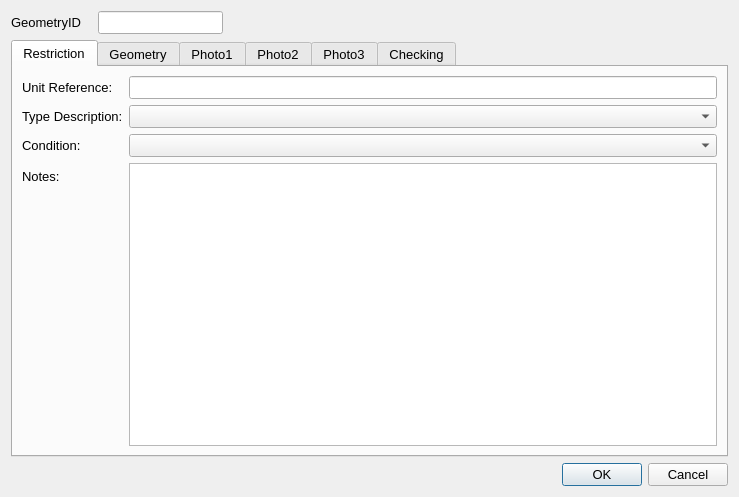
<?xml version="1.0" encoding="UTF-8"?>
<ui version="4.0">
 <class>Dialog</class>
 <widget class="QDialog" name="Dialog">
  <property name="geometry">
   <rect>
    <x>0</x>
    <y>0</y>
    <width>739</width>
    <height>497</height>
   </rect>
  </property>
  <property name="sizePolicy">
   <sizepolicy hsizetype="Fixed" vsizetype="Fixed">
    <horstretch>0</horstretch>
    <verstretch>0</verstretch>
   </sizepolicy>
  </property>
  <property name="maximumSize">
   <size>
    <width>750</width>
    <height>550</height>
   </size>
  </property>
  <property name="font">
   <font>
    <pointsize>10</pointsize>
   </font>
  </property>
  <property name="windowTitle">
   <string>Dialog</string>
  </property>
  <layout class="QGridLayout" name="gridLayout">
   <item row="2" column="2">
    <widget class="QDialogButtonBox" name="button_box">
     <property name="orientation">
      <enum>Qt::Horizontal</enum>
     </property>
     <property name="standardButtons">
      <set>QDialogButtonBox::Cancel|QDialogButtonBox::Ok</set>
     </property>
    </widget>
   </item>
   <item row="0" column="1">
    <widget class="QLineEdit" name="GeometryID">
     <property name="sizePolicy">
      <sizepolicy hsizetype="Preferred" vsizetype="Preferred">
       <horstretch>0</horstretch>
       <verstretch>0</verstretch>
      </sizepolicy>
     </property>
     <property name="font">
      <font>
       <pointsize>10</pointsize>
      </font>
     </property>
     <property name="inputMask">
      <string/>
     </property>
     <property name="readOnly">
      <bool>true</bool>
     </property>
     <property name="placeholderText">
      <string/>
     </property>
    </widget>
   </item>
   <item row="1" column="0" colspan="3">
    <widget class="QTabWidget" name="Details">
     <property name="sizePolicy">
      <sizepolicy hsizetype="Expanding" vsizetype="Expanding">
       <horstretch>0</horstretch>
       <verstretch>0</verstretch>
      </sizepolicy>
     </property>
     <property name="minimumSize">
      <size>
       <width>0</width>
       <height>0</height>
      </size>
     </property>
     <property name="font">
      <font>
       <pointsize>10</pointsize>
      </font>
     </property>
     <property name="cursor">
      <cursorShape>IBeamCursor</cursorShape>
     </property>
     <property name="mouseTracking">
      <bool>true</bool>
     </property>
     <property name="acceptDrops">
      <bool>true</bool>
     </property>
     <property name="currentIndex">
      <number>0</number>
     </property>
     <widget class="QWidget" name="RestrictionDetails">
      <property name="focusPolicy">
       <enum>Qt::NoFocus</enum>
      </property>
      <attribute name="title">
       <string>Restriction</string>
      </attribute>
      <layout class="QFormLayout" name="formLayout">
       <property name="fieldGrowthPolicy">
        <enum>QFormLayout::AllNonFixedFieldsGrow</enum>
       </property>
       <item row="4" column="0">
        <widget class="QLabel" name="lbl_Condition">
         <property name="minimumSize">
          <size>
           <width>90</width>
           <height>16</height>
          </size>
         </property>
         <property name="font">
          <font>
           <pointsize>10</pointsize>
          </font>
         </property>
         <property name="text">
          <string>Condition:</string>
         </property>
        </widget>
       </item>
       <item row="4" column="1">
        <widget class="QComboBox" name="AssetConditionTypeID"/>
       </item>
       <item row="8" column="0">
        <widget class="QLabel" name="lbl_Notes">
         <property name="text">
          <string>Notes:</string>
         </property>
        </widget>
       </item>
       <item row="3" column="1">
        <widget class="QComboBox" name="Type_Description"/>
       </item>
       <item row="1" column="1">
        <widget class="QLineEdit" name="Unit_Reference"/>
       </item>
       <item row="1" column="0">
        <widget class="QLabel" name="label_3">
         <property name="text">
          <string>Unit Reference:</string>
         </property>
        </widget>
       </item>
       <item row="3" column="0">
        <widget class="QLabel" name="label_7">
         <property name="text">
          <string>Type Description:</string>
         </property>
        </widget>
       </item>
       <item row="8" column="1">
        <widget class="QTextEdit" name="Notes"/>
       </item>
      </layout>
     </widget>
     <widget class="QWidget" name="Geometry">
      <attribute name="title">
       <string>Geometry</string>
      </attribute>
      <layout class="QFormLayout" name="formLayout_2">
       <property name="fieldGrowthPolicy">
        <enum>QFormLayout::AllNonFixedFieldsGrow</enum>
       </property>
       <item row="0" column="0">
        <widget class="QLabel" name="lbl_RoadName">
         <property name="minimumSize">
          <size>
           <width>90</width>
           <height>16</height>
          </size>
         </property>
         <property name="font">
          <font>
           <pointsize>10</pointsize>
          </font>
         </property>
         <property name="text">
          <string>Road Name:</string>
         </property>
        </widget>
       </item>
       <item row="0" column="1">
        <widget class="QLineEdit" name="RoadName"/>
       </item>
       <item row="1" column="0">
        <widget class="QLabel" name="lbl_USRN">
         <property name="minimumSize">
          <size>
           <width>90</width>
           <height>16</height>
          </size>
         </property>
         <property name="font">
          <font>
           <pointsize>10</pointsize>
          </font>
         </property>
         <property name="text">
          <string>USRN:</string>
         </property>
        </widget>
       </item>
       <item row="1" column="1">
        <widget class="QLineEdit" name="USRN"/>
       </item>
       <item row="3" column="1">
        <spacer name="verticalSpacer">
         <property name="orientation">
          <enum>Qt::Vertical</enum>
         </property>
         <property name="sizeHint" stdset="0">
          <size>
           <width>20</width>
           <height>40</height>
          </size>
         </property>
        </spacer>
       </item>
       <item row="4" column="0">
        <widget class="QLabel" name="label_8">
         <property name="text">
          <string>Last Update Date:</string>
         </property>
        </widget>
       </item>
       <item row="4" column="1">
        <widget class="QDateTimeEdit" name="LastUpdateDateTime">
         <property name="readOnly">
          <bool>true</bool>
         </property>
        </widget>
       </item>
       <item row="5" column="0">
        <widget class="QLabel" name="label_2">
         <property name="text">
          <string>Last Changed By:</string>
         </property>
        </widget>
       </item>
       <item row="5" column="1">
        <widget class="QLineEdit" name="LastUpdatePerson"/>
       </item>
       <item row="6" column="0">
        <widget class="QLabel" name="label_9">
         <property name="text">
          <string>RestrictionID:</string>
         </property>
        </widget>
       </item>
       <item row="6" column="1">
        <widget class="QLineEdit" name="RestrictionID"/>
       </item>
      </layout>
     </widget>
     <widget class="QWidget" name="PhotoTab_01">
      <attribute name="title">
       <string>Photo1</string>
      </attribute>
      <layout class="QGridLayout" name="gridLayout_2">
       <item row="1" column="0">
        <widget class="QPushButton" name="startCamera1">
         <property name="maximumSize">
          <size>
           <width>150</width>
           <height>16777215</height>
          </size>
         </property>
         <property name="text">
          <string>open Camera</string>
         </property>
         <property name="icon">
          <iconset>
           <normaloff>../../../../PC18-26 Carnegie Library Lambeth/Mapping/Templates/camara_foto.png</normaloff>../../../../PC18-26 Carnegie Library Lambeth/Mapping/Templates/camara_foto.png</iconset>
         </property>
         <property name="checkable">
          <bool>true</bool>
         </property>
         <property name="autoDefault">
          <bool>false</bool>
         </property>
         <property name="default">
          <bool>false</bool>
         </property>
        </widget>
       </item>
       <item row="1" column="2">
        <widget class="QPushButton" name="getPhoto1">
         <property name="maximumSize">
          <size>
           <width>150</width>
           <height>16777215</height>
          </size>
         </property>
         <property name="text">
          <string>take Photo</string>
         </property>
         <property name="icon">
          <iconset>
           <normaloff>../../../../PC18-26 Carnegie Library Lambeth/Mapping/Templates/take-photo-icon-21.jpg</normaloff>../../../../PC18-26 Carnegie Library Lambeth/Mapping/Templates/take-photo-icon-21.jpg</iconset>
         </property>
         <property name="checkable">
          <bool>false</bool>
         </property>
         <property name="autoDefault">
          <bool>false</bool>
         </property>
        </widget>
       </item>
       <item row="0" column="0">
        <widget class="QLabel" name="Photo_Widget_01">
         <property name="sizePolicy">
          <sizepolicy hsizetype="Fixed" vsizetype="Fixed">
           <horstretch>0</horstretch>
           <verstretch>0</verstretch>
          </sizepolicy>
         </property>
         <property name="maximumSize">
          <size>
           <width>640</width>
           <height>480</height>
          </size>
         </property>
         <property name="autoFillBackground">
          <bool>true</bool>
         </property>
         <property name="text">
          <string>No photo</string>
         </property>
        </widget>
       </item>
      </layout>
     </widget>
     <widget class="QWidget" name="PhotoTab_02">
      <attribute name="title">
       <string>Photo2</string>
      </attribute>
      <layout class="QGridLayout" name="gridLayout_4">
       <item row="0" column="0">
        <widget class="QLabel" name="Photo_Widget_02">
         <property name="sizePolicy">
          <sizepolicy hsizetype="Fixed" vsizetype="Fixed">
           <horstretch>0</horstretch>
           <verstretch>0</verstretch>
          </sizepolicy>
         </property>
         <property name="maximumSize">
          <size>
           <width>640</width>
           <height>480</height>
          </size>
         </property>
         <property name="autoFillBackground">
          <bool>true</bool>
         </property>
         <property name="text">
          <string>No photo</string>
         </property>
        </widget>
       </item>
       <item row="1" column="0">
        <widget class="QPushButton" name="startCamera2">
         <property name="maximumSize">
          <size>
           <width>150</width>
           <height>16777215</height>
          </size>
         </property>
         <property name="text">
          <string>open Camera</string>
         </property>
         <property name="icon">
          <iconset>
           <normaloff>../../../../PC18-26 Carnegie Library Lambeth/Mapping/Templates/camara_foto.png</normaloff>../../../../PC18-26 Carnegie Library Lambeth/Mapping/Templates/camara_foto.png</iconset>
         </property>
         <property name="checkable">
          <bool>true</bool>
         </property>
         <property name="autoDefault">
          <bool>false</bool>
         </property>
         <property name="default">
          <bool>false</bool>
         </property>
        </widget>
       </item>
       <item row="1" column="1">
        <widget class="QPushButton" name="getPhoto2">
         <property name="maximumSize">
          <size>
           <width>150</width>
           <height>16777215</height>
          </size>
         </property>
         <property name="text">
          <string>take Photo</string>
         </property>
         <property name="icon">
          <iconset>
           <normaloff>../../../../PC18-26 Carnegie Library Lambeth/Mapping/Templates/take-photo-icon-21.jpg</normaloff>../../../../PC18-26 Carnegie Library Lambeth/Mapping/Templates/take-photo-icon-21.jpg</iconset>
         </property>
         <property name="checkable">
          <bool>false</bool>
         </property>
         <property name="autoDefault">
          <bool>false</bool>
         </property>
        </widget>
       </item>
      </layout>
     </widget>
     <widget class="QWidget" name="PhotoTab_03">
      <attribute name="title">
       <string>Photo3</string>
      </attribute>
      <layout class="QGridLayout" name="gridLayout_3">
       <item row="0" column="0">
        <widget class="QLabel" name="Photo_Widget_03">
         <property name="autoFillBackground">
          <bool>true</bool>
         </property>
         <property name="text">
          <string>No photo</string>
         </property>
        </widget>
       </item>
       <item row="1" column="2">
        <widget class="QPushButton" name="getPhoto3">
         <property name="maximumSize">
          <size>
           <width>150</width>
           <height>16777215</height>
          </size>
         </property>
         <property name="text">
          <string>take Photo</string>
         </property>
         <property name="icon">
          <iconset>
           <normaloff>../../../../PC18-26 Carnegie Library Lambeth/Mapping/Templates/take-photo-icon-21.jpg</normaloff>../../../../PC18-26 Carnegie Library Lambeth/Mapping/Templates/take-photo-icon-21.jpg</iconset>
         </property>
         <property name="checkable">
          <bool>false</bool>
         </property>
         <property name="autoDefault">
          <bool>false</bool>
         </property>
        </widget>
       </item>
       <item row="1" column="0">
        <widget class="QPushButton" name="startCamera3">
         <property name="maximumSize">
          <size>
           <width>150</width>
           <height>16777215</height>
          </size>
         </property>
         <property name="text">
          <string>open Camera</string>
         </property>
         <property name="icon">
          <iconset>
           <normaloff>../../../../PC18-26 Carnegie Library Lambeth/Mapping/Templates/camara_foto.png</normaloff>../../../../PC18-26 Carnegie Library Lambeth/Mapping/Templates/camara_foto.png</iconset>
         </property>
         <property name="checkable">
          <bool>true</bool>
         </property>
         <property name="autoDefault">
          <bool>false</bool>
         </property>
         <property name="default">
          <bool>false</bool>
         </property>
        </widget>
       </item>
      </layout>
     </widget>
     <widget class="QWidget" name="checkingTab">
      <attribute name="title">
       <string>Checking</string>
      </attribute>
      <layout class="QFormLayout" name="formLayout_3">
       <item row="1" column="0">
        <widget class="QLabel" name="label_4">
         <property name="text">
          <string>Check Notes:</string>
         </property>
        </widget>
       </item>
       <item row="1" column="1">
        <widget class="QTextEdit" name="MHTC_CheckNotes"/>
       </item>
       <item row="0" column="0">
        <widget class="QLabel" name="label_5">
         <property name="text">
          <string>Check issue type:</string>
         </property>
        </widget>
       </item>
       <item row="0" column="1">
        <widget class="QComboBox" name="MHTC_CheckIssueTypeID"/>
       </item>
       <item row="3" column="0">
        <widget class="QCheckBox" name="FieldCheckCompleted">
         <property name="text">
          <string>Field check completed</string>
         </property>
        </widget>
       </item>
       <item row="2" column="0">
        <spacer name="verticalSpacer_2">
         <property name="orientation">
          <enum>Qt::Vertical</enum>
         </property>
         <property name="sizeHint" stdset="0">
          <size>
           <width>20</width>
           <height>20</height>
          </size>
         </property>
        </spacer>
       </item>
       <item row="6" column="0">
        <widget class="QLabel" name="label_10">
         <property name="text">
          <string>Checked by:</string>
         </property>
        </widget>
       </item>
       <item row="7" column="0">
        <widget class="QLabel" name="label_6">
         <property name="text">
          <string>Check date:</string>
         </property>
        </widget>
       </item>
       <item row="6" column="1">
        <widget class="QLineEdit" name="Last_MHTC_Check_UpdatePerson"/>
       </item>
       <item row="7" column="1">
        <widget class="QDateTimeEdit" name="Last_MHTC_Check_UpdateDateTime"/>
       </item>
       <item row="5" column="0">
        <spacer name="verticalSpacer_3">
         <property name="orientation">
          <enum>Qt::Vertical</enum>
         </property>
         <property name="sizeHint" stdset="0">
          <size>
           <width>20</width>
           <height>10</height>
          </size>
         </property>
        </spacer>
       </item>
      </layout>
     </widget>
    </widget>
   </item>
   <item row="0" column="0">
    <widget class="QLabel" name="label">
     <property name="minimumSize">
      <size>
       <width>81</width>
       <height>16</height>
      </size>
     </property>
     <property name="font">
      <font>
       <pointsize>10</pointsize>
      </font>
     </property>
     <property name="text">
      <string>GeometryID</string>
     </property>
    </widget>
   </item>
  </layout>
 </widget>
 <resources/>
 <connections>
  <connection>
   <sender>button_box</sender>
   <signal>accepted()</signal>
   <receiver>Dialog</receiver>
   <slot>accept()</slot>
   <hints>
    <hint type="sourcelabel">
     <x>248</x>
     <y>254</y>
    </hint>
    <hint type="destinationlabel">
     <x>157</x>
     <y>274</y>
    </hint>
   </hints>
  </connection>
  <connection>
   <sender>button_box</sender>
   <signal>rejected()</signal>
   <receiver>Dialog</receiver>
   <slot>reject()</slot>
   <hints>
    <hint type="sourcelabel">
     <x>316</x>
     <y>260</y>
    </hint>
    <hint type="destinationlabel">
     <x>286</x>
     <y>274</y>
    </hint>
   </hints>
  </connection>
 </connections>
</ui>
